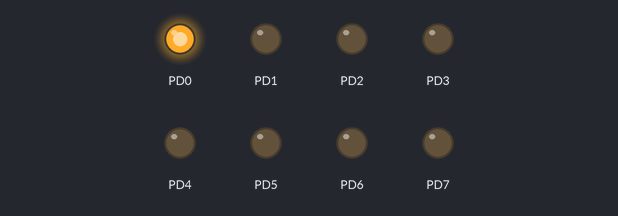
Bench run of a program on a simulated ATmega328P, built with avr-gcc and emulated at 0.9 MHz. Shown: output pins drawn as LEDs (lit = HIGH).

Above: at 0.15 s.
At 1.05 s:
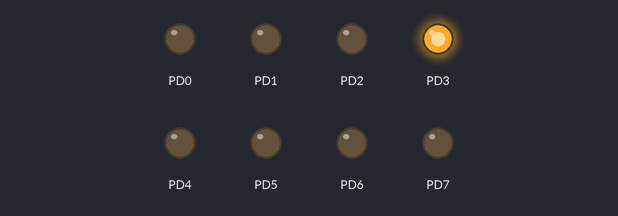
At 1.65 s:
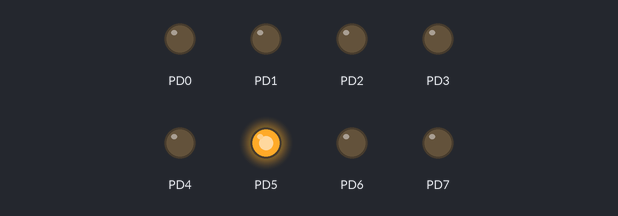
At 2.25 s:
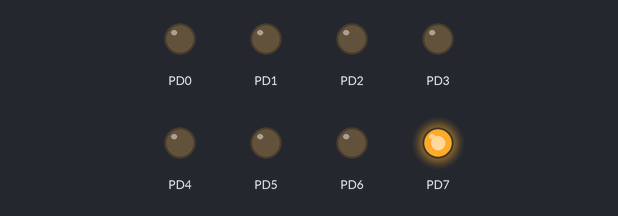
At 3.75 s:
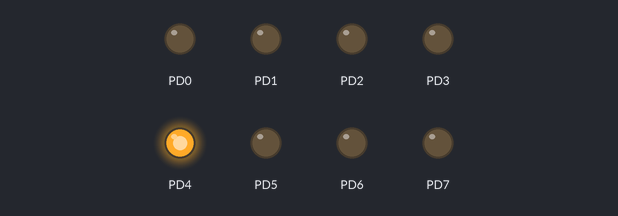
At 5.25 s:
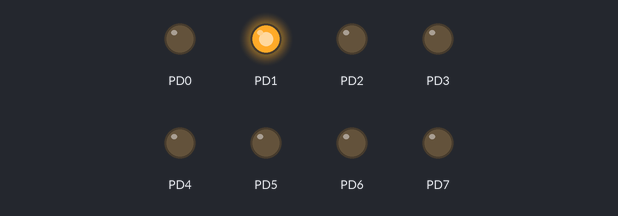
Timing chart, 0 to 5.5 s (numbered marks = the images above):
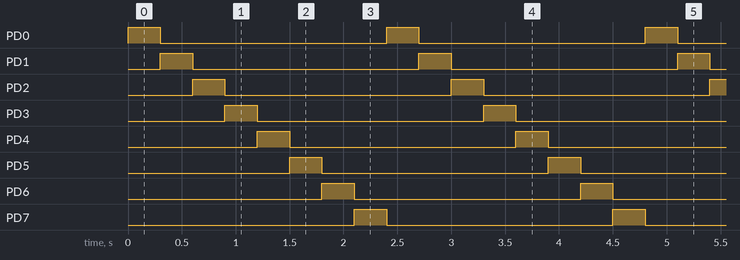

Measured:
- by itself, PD0–7: alternates HIGH for 0.30 s and LOW for 2.1 s
- by itself, everything shown: repeats every 2.4 s, in 8 steps

The program:

main.c
```c
#define F_CPU 900000UL

#include <avr/io.h>
#include <util/delay.h>

int main(void)
{
	DDRD = 0xFF;

	while (1)
	{
		PORTD = 0b00000001;
		_delay_ms(300);

		PORTD = 0b00000010;
		_delay_ms(300);

		PORTD = 0b00000100;
		_delay_ms(300);

		PORTD = 0b00001000;
		_delay_ms(300);

		PORTD = 0b00010000;
		_delay_ms(300);

		PORTD = 0b00100000;
		_delay_ms(300);

		PORTD = 0b01000000;
		_delay_ms(300);

		PORTD = 0b10000000;
		_delay_ms(300);
	}
}
```
